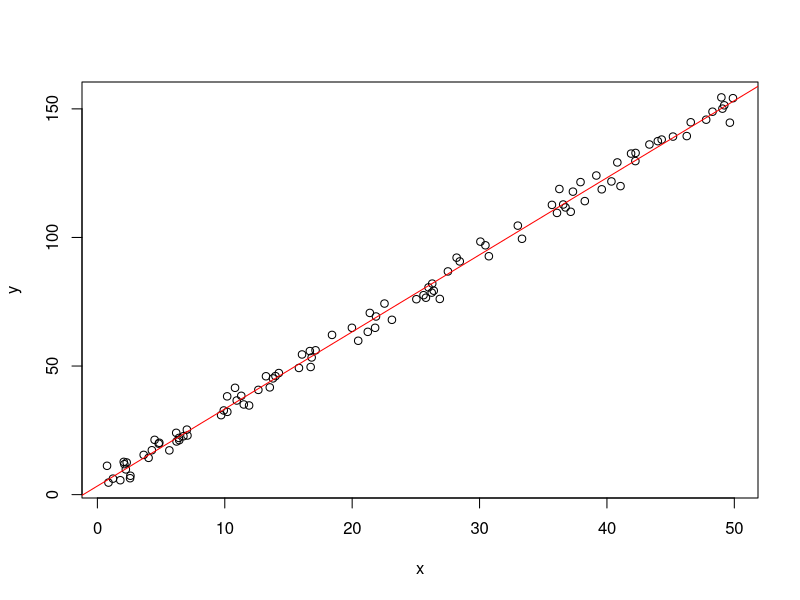

Generate this figure with R:
n = 100
sigma = 3
t = 50
b1 = 3
b0 = 2

e = rnorm(n,1,sigma)
x = runif(n,0, t)
y = b1 * x + b0 + e

plot(x,y)
#abline(b0, b1, col="red")

res = lm(y~x)
summary(res)
abline(res, col="red")
